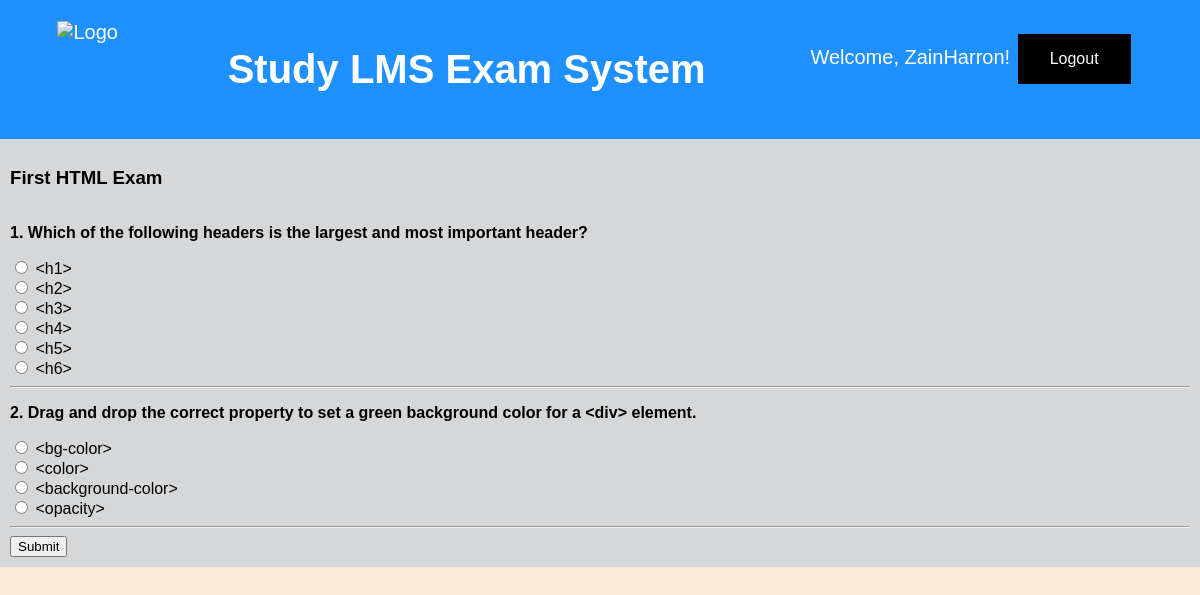
The app's page /quiz/1/ (signed in) with its own data.
### exam/models.py (models this page shows, shortened)
class Quiz(models.Model):
    title = models.CharField(max_length=200)
    created_at = models.DateTimeField(auto_now_add=True)

class Question(models.Model):
    quiz = models.ForeignKey(Quiz, related_name='questions', on_delete=models.CASCADE)
    text = models.TextField()

class Option(models.Model):
    question = models.ForeignKey(Question, related_name='options', on_delete=models.CASCADE)
    text = models.CharField(max_length=200)
    is_correct = models.BooleanField(default=False)

### exam/views.py (the view)
# urls.py: path('quiz/<int:quiz_id>/', views.quiz_detail, name='quiz_detail'),
@login_required
def quiz_detail(request, quiz_id):
    quiz = get_object_or_404(Quiz, id=quiz_id)
    return render(request, 'exam/quiz_detail.html', {'quiz': quiz})

### exam/templates/exam/quiz_detail.html (shortened to what this page needs)
{% extends "exam/base.html" %}
{% block content %}
<h3>{{ quiz.title }}</h3>
<form method="post" action="{% url 'submit_quiz' quiz.id %}">
    {% for question in quiz.questions.all %}
        <p><strong>{{ forloop.counter }}. {{ question.text }}</strong></p>
        {% for option in question.options.all %}
            <label>
                <input type="radio" name="{{ question.id }}" value="{{ option.id }}" required>
                {{ option.text }}
            </label><br>
        {% endfor %}
        <hr>
    {% endfor %}
    <button type="submit">Submit</button>
</form>
{% endblock %}

### exam/templates/exam/base.html (shortened to what this page needs)
{% load static %}
<!DOCTYPE html>
<html>
<head>
</head>
<body>
    {% load static %}
    <link rel="stylesheet" href="{% static 'css/style.css' %}">
    <div class="container1">
        <div><img src="{% static 'logo.png' %}" alt="Logo" class="site-logo"></div>
        <div>
            <h1>Study LMS Exam System</h1>
        </div>
        <div>
            <div class="user-info">
                {% if user.is_authenticated %}
                    Welcome, {{ user.username }}!
                    <form method="post" action="{% url 'logout' %}" style="display:inline;">
                        <button type="submit">Logout</button>
                    </form>
                {% else %}
                    <a href="{% url 'login' %}">Login</a>
                {% endif %}
            </div>
        </div>
    </div>
<div class="container">
    {% block content %}{% endblock %}
</div>
</body>
</html>

### exam/static/css/style.css (style rules this page uses)
.site-logo { height: 50px; width: auto; margin-right: 15px; vertical-align: middle; }
body { background-color: antiquewhite; font-family: Arial, sans-serif; margin: 0; padding: 0; }

### exam/templates/exam/base.html (style rules this page uses)
.site-logo { height: 70px; width: auto; margin-right: 15px; vertical-align: middle; }
.user-info button { background-color: rgb(0, 0, 0); border: none; color: rgb(255, 251, 251); padding: 16px 32px; text-align: center; text-decoration: none; display: inline-block; font-size: 16px; margin: 4px 2px; transition-duration: 0.4s; cursor: pointer; }
.container1 { display: grid; grid-template-columns: auto auto auto; background-color: dodgerblue; padding: 10px; color:white; }
.container1 div { padding: 10px; font-size: 20px; text-align: center; }
.container { display: grid; grid-template-columns: auto; background-color: rgb(214, 215, 216); padding: 10px; color:rgb(0, 0, 0); }

### records on screen
Quiz: title "First HTML Exam"
Question: text "Which of the following headers is the largest and most important header?"
Option: text "<h1>"
Option: text "<h2>"
Option: text "<h3>"
Option: text "<h4>"
Option: text "<h5>"
Option: text "<h6>"
Question: text "Drag and drop the correct property to set a green background color for a <div> element."
Option: text "<bg-color>"
Option: text "<color>"
Option: text "<background-color>"
Option: text "<opacity>"

### other values on screen
{{ user.username }} "ZainHarron"
